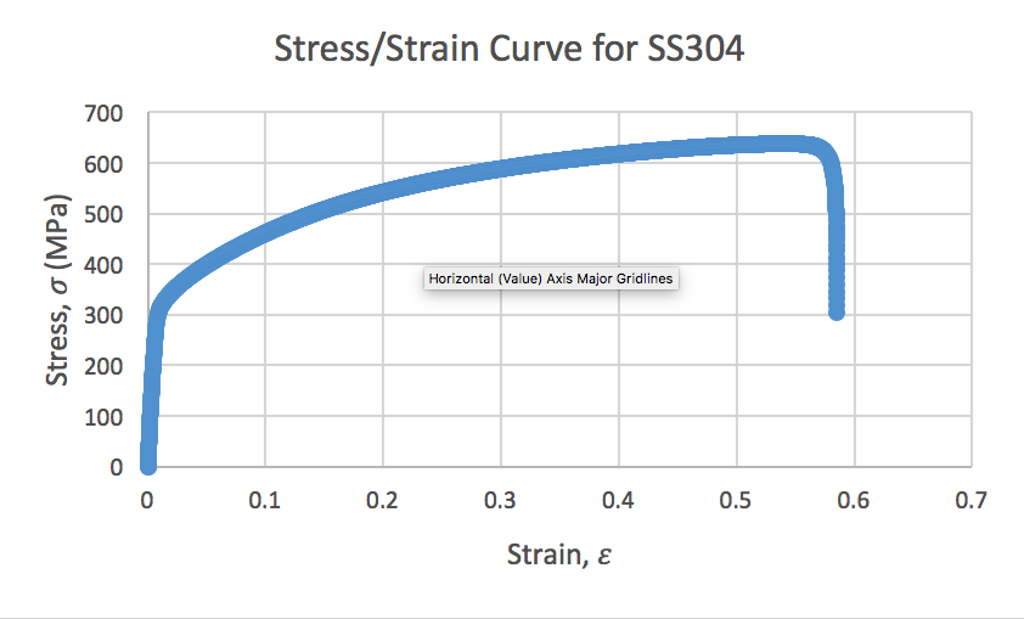
#> input picture Image_processing/Morphology/image9.png, 1024 x 619 px
$ jupyter execute --allow-errors Morphology.ipynb   (shell and % lines are left out)
#> lines starting #> are read from the running program, lines starting #| are printed output that depends on the picture; after the words box and inside, x2 and y2 are one past the last pixel; in counts of white or black regions, pixels touching at a corner belong together
[cell 1]
import cv2
from IPython.display import Image
import numpy as np
from matplotlib import pyplot as plt
import time
import keras_ocr
import math

"""https://towardsdatascience.com/remove-text-from-images-using-cv2-and-keras-ocr-24e7612ae4f4"""
def midpoint(x1, y1, x2, y2):
    x_mid = int((x1 + x2)/2)
    y_mid = int((y1 + y2)/2)
    return (x_mid, y_mid)

def inpaint_text(img_path, pipeline):
    # read image
    #img = keras_ocr.tools.read(img_path)
    img = img_path
    # generate (word, box) tuples
    prediction_groups = pipeline.recognize([img])
    mask = np.zeros(img.shape[:2], dtype="uint8")
    for box in prediction_groups[0]:
        x0, y0 = box[1][0]
        x1, y1 = box[1][1]
        x2, y2 = box[1][2]
        x3, y3 = box[1][3]

        x_mid0, y_mid0 = midpoint(x1, y1, x2, y2)
        x_mid1, y_mi1 = midpoint(x0, y0, x3, y3)

        thickness = int(math.sqrt( (x2 - x1)**2 + (y2 - y1)**2 ))

        cv2.line(mask, (x_mid0, y_mid0), (x_mid1, y_mi1), 255,
        thickness)
        img = cv2.inpaint(img, mask, 25, cv2.INPAINT_NS)

    return(img)

"""https://stackoverflow.com/questions/4993082/how-can-i-sharpen-an-image-in-opencv    Answered by Soroush"""
def unsharp_mask(image, kernel_size=(5, 5), sigma=1.0, amount=1.0, threshold=0):
    """Return a sharpened version of the image, using an unsharp mask."""
    blurred = cv2.GaussianBlur(image, kernel_size, sigma)
    sharpened = float(amount + 1) * image - float(amount) * blurred
    sharpened = np.maximum(sharpened, np.zeros(sharpened.shape))
    sharpened = np.minimum(sharpened, 255 * np.ones(sharpened.shape))
    sharpened = sharpened.round().astype(np.uint8)
    if threshold > 0:
        low_contrast_mask = np.absolute(image - blurred) < threshold
        np.copyto(sharpened, image, where=low_contrast_mask)
    return sharpened

#> (the rest of this cell did not finish here and is left out)

[cell 2]
img_path = "image9.png"
img = cv2.imread(img_path)
#> img is the input picture: shape (619, 1024, 3); mean B, G, R 248.4, 246.5, 244.7
plt.imshow(img)
#> (this line was passed over: IPython is not available in this run)

[cell 3]
#img_sharp = unsharp_mask(img)
#plt.imshow(img_sharp)
img_sharp = img

#> (a cell that did not finish here is left out)

[cell 5]
Gaussian = cv2.GaussianBlur(img, (3, 3), 1, 1, cv2.BORDER_DEFAULT)
plt.imshow(Gaussian)
#> (this line was passed over: IPython is not available in this run)

[cell 6]
img_gray = cv2.cvtColor(Gaussian, cv2.COLOR_BGR2GRAY)
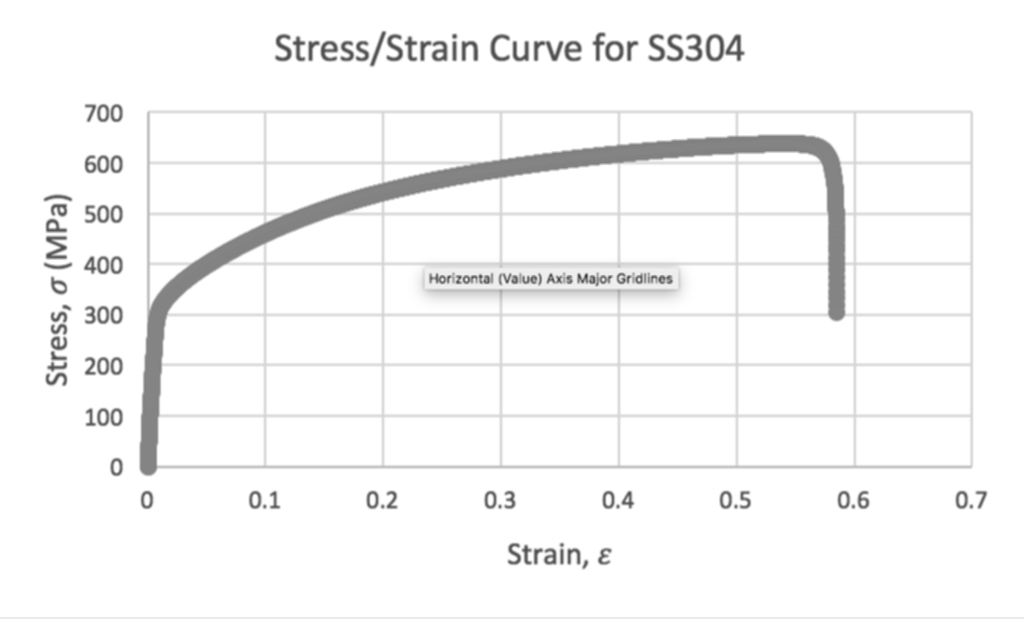
#> img_gray: shape (619, 1024); min 53, max 255, mean 246.2
thresh = cv2.adaptiveThreshold(img_gray, 255, cv2.ADAPTIVE_THRESH_MEAN_C, cv2.THRESH_BINARY_INV, 21, 30)
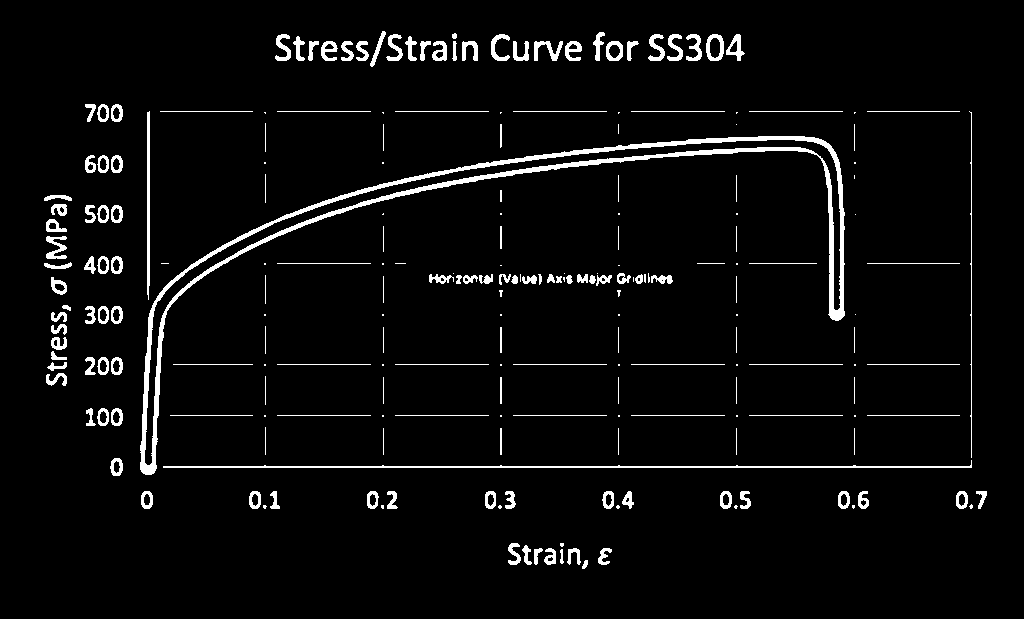
#> thresh: shape (619, 1024); 4.4% white; 223 white regions (60 under 20 px), largest, box (x1, y1, x2, y2) and area: (140, 136, 845, 475) 9269, (163, 460, 972, 468) 1638, (147, 111, 150, 300) 546
plt.imshow(thresh)
#> (this line was passed over: IPython is not available in this run)

[cell 7]
ret,out = cv2.threshold(img,115,255,cv2.THRESH_BINARY_INV) # auto thresholding fuicntions
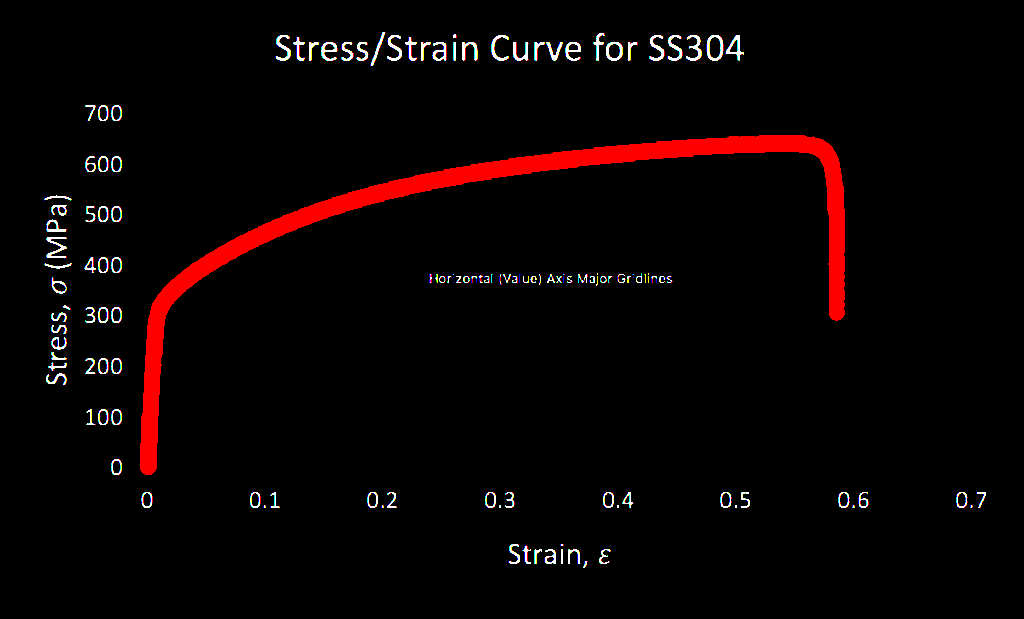
#> out: shape (619, 1024, 3); mean B, G, R 3.1, 3.2, 10.2
#ret,thresh2 = cv2.threshold(img,80,150,cv2.THRESH_BINARY_INV)
plt.imshow(out)
#> (this line was passed over: IPython is not available in this run)

[cell 8]
kernel = np.ones((1,2),np.uint8) # play with kernel sizes
out = cv2.morphologyEx(out, cv2.MORPH_OPEN, kernel)
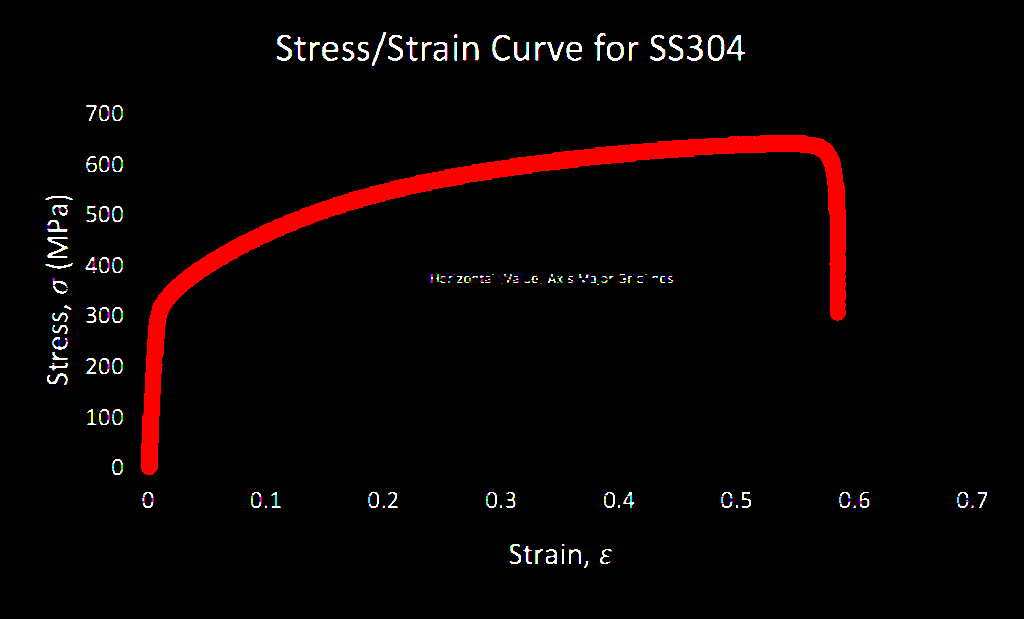
#> out: shape (619, 1024, 3); mean B, G, R 3, 3, 10.1
plt.imshow(out)
#> (this line was passed over: IPython is not available in this run)

[cell 9]
kernel = np.ones((1,2),np.uint8) # play with kernel sizes
out = cv2.morphologyEx(out, cv2.MORPH_CLOSE, kernel)
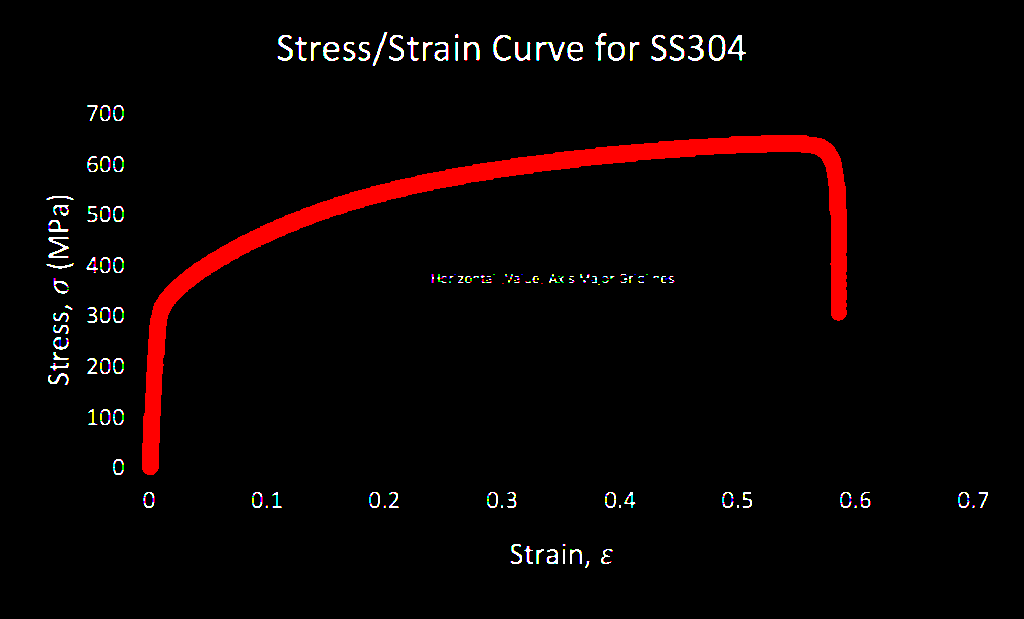
#> out: shape (619, 1024, 3); mean B, G, R 3, 3, 10.1
plt.imshow(out)
#> (this line was passed over: IPython is not available in this run)

[cell 10]
kernel = np.ones((1,2),np.uint8) # play with kernel sizes
out = cv2.morphologyEx(out, cv2.MORPH_DILATE, kernel)
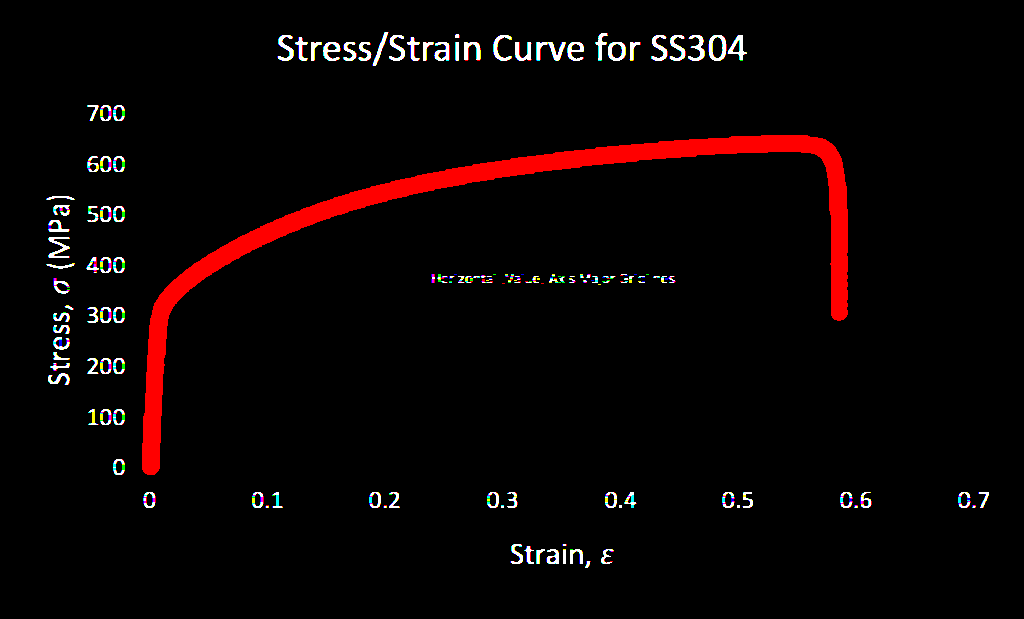
#> out: shape (619, 1024, 3); mean B, G, R 3.8, 3.9, 11.1
plt.imshow(out)
#> (this line was passed over: IPython is not available in this run)

$ run again, with Image_processing/Morphology/image10.png copied over Image_processing/Morphology/image9.png
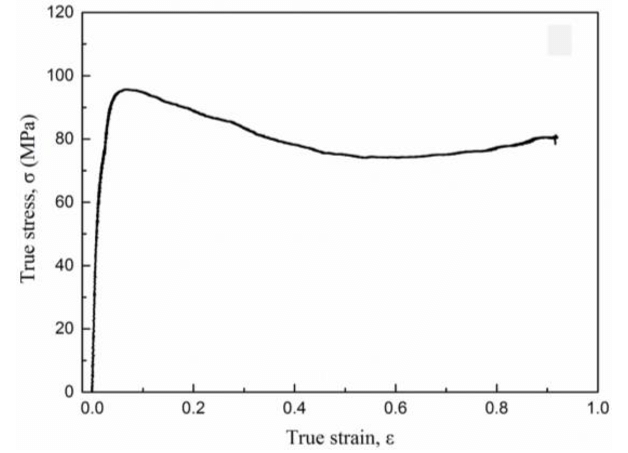
#> input picture Image_processing/Morphology/image10.png, 628 x 453 px
#> img is the input picture: shape (453, 628, 3); mean B, G, R 247.3, 247.3, 247.3
#> `thresh = cv2.adaptiveThreshold(img_gray, 255, cv2.ADAPTIVE_THRESH_MEAN..`:
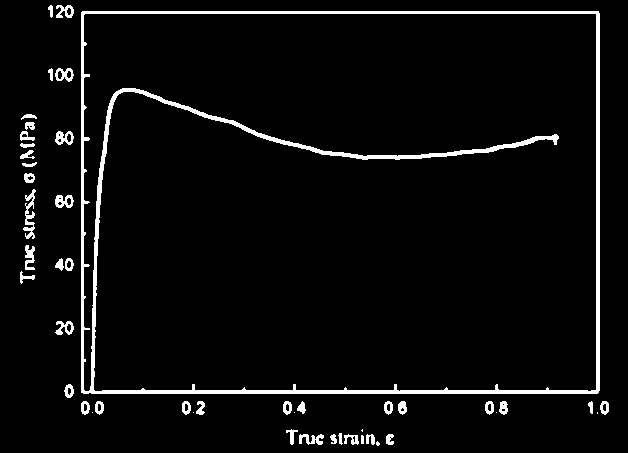
#> thresh: shape (453, 628); 4.6% white; 48 white regions (7 under 20 px), largest, box (x1, y1, x2, y2) and area: (81, 11, 600, 394) 9604, (23, 189, 36, 239) 283, (25, 245, 35, 270) 163
#> `out = cv2.morphologyEx(out, cv2.MORPH_DILATE, kernel)`:
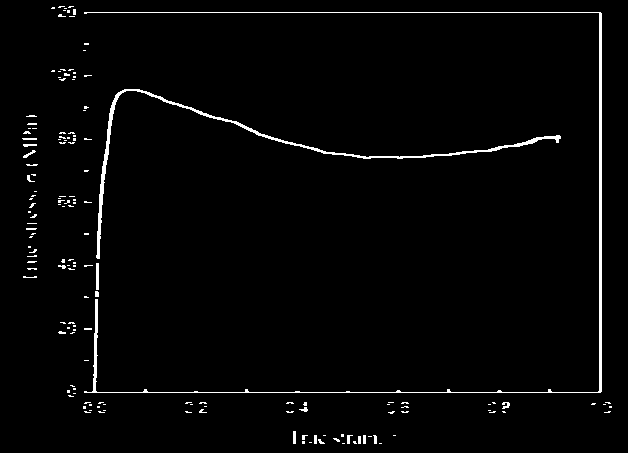
#> out: shape (453, 628, 3); 2.1% white; 157 white regions (138 under 20 px), largest, box (x1, y1, x2, y2) and area: (84, 12, 602, 393) 2538, (96, 89, 561, 259) 1822, (96, 263, 99, 290) 81

$ run again, with Image_processing/Morphology/image11.png copied over Image_processing/Morphology/image9.png
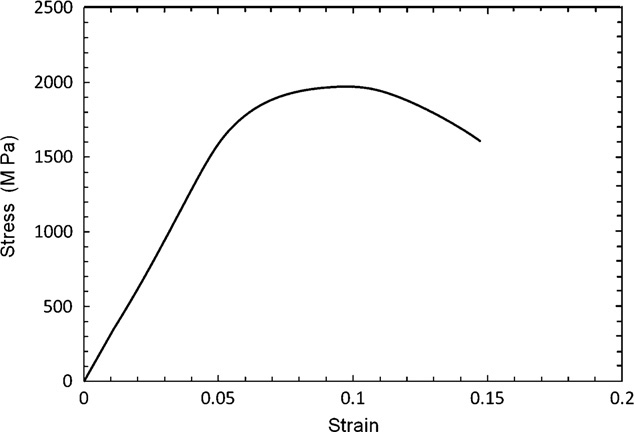
#> input picture Image_processing/Morphology/image11.png, 634 x 432 px
#> img is the input picture: shape (432, 634, 3); min 0, max 255, mean 248.2
#> `thresh = cv2.adaptiveThreshold(img_gray, 255, cv2.ADAPTIVE_THRESH_MEAN..`:
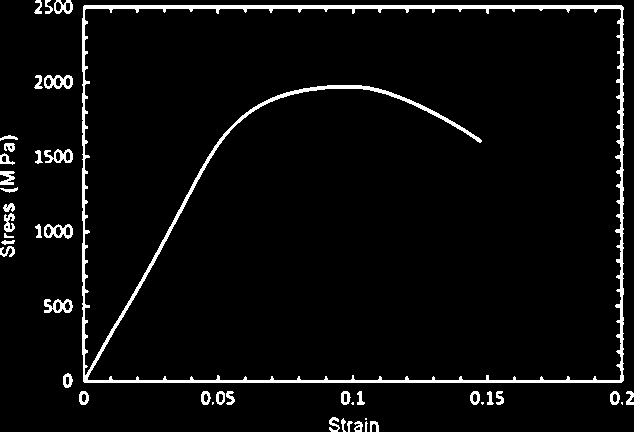
#> thresh: shape (432, 634); 4.5% white; 44 white regions (5 under 20 px), largest, box (x1, y1, x2, y2) and area: (82, 5, 624, 383) 8997, (44, 75, 73, 89) 240, (44, 299, 73, 313) 238
#> `out = cv2.morphologyEx(out, cv2.MORPH_DILATE, kernel)`:
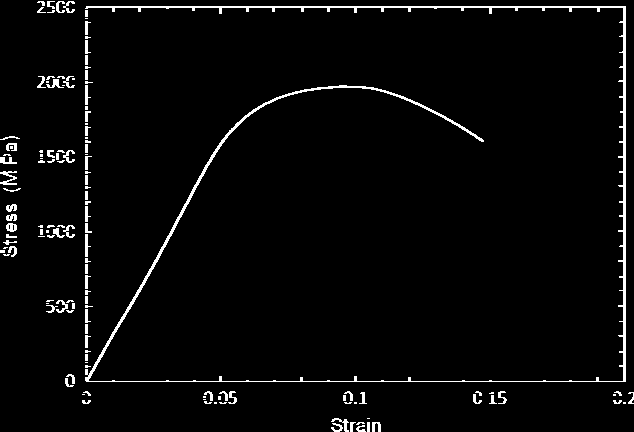
#> out: shape (432, 634, 3); 3.1% white in thin lines or dots

$ run again, with Image_processing/Morphology/image12.png copied over Image_processing/Morphology/image9.png
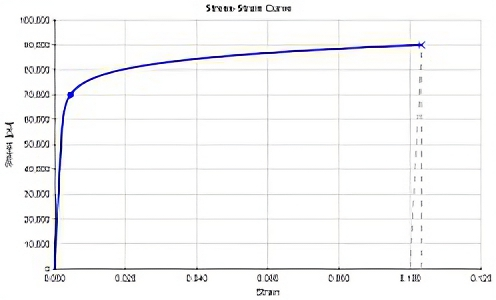
#> input picture Image_processing/Morphology/image12.png, 496 x 300 px
#> img is the input picture: shape (300, 496, 3); mean B, G, R 247.9, 247.4, 247.5
#> `thresh = cv2.adaptiveThreshold(img_gray, 255, cv2.ADAPTIVE_THRESH_MEAN..`:
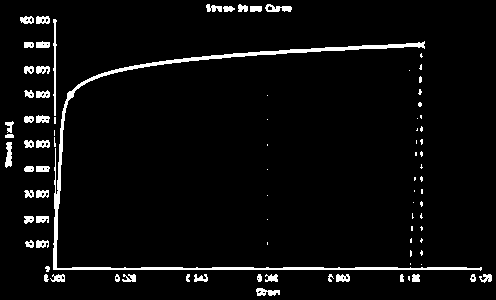
#> thresh: shape (300, 496); 4.5% white; 88 white regions (42 under 20 px), largest, box (x1, y1, x2, y2) and area: (53, 41, 482, 271) 3197, (53, 19, 57, 116) 210, (5, 142, 12, 168) 133
#> `out = cv2.morphologyEx(out, cv2.MORPH_OPEN, kernel)`:
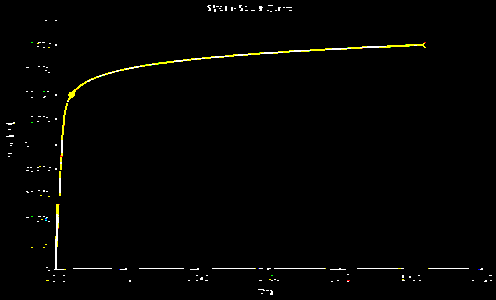
#> out: shape (300, 496, 3); mean B, G, R 2, 3.2, 3.2
